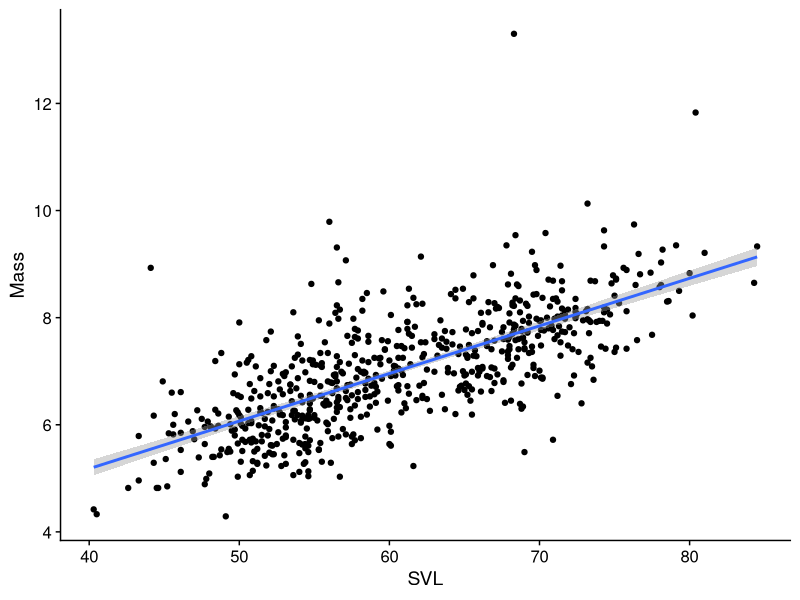
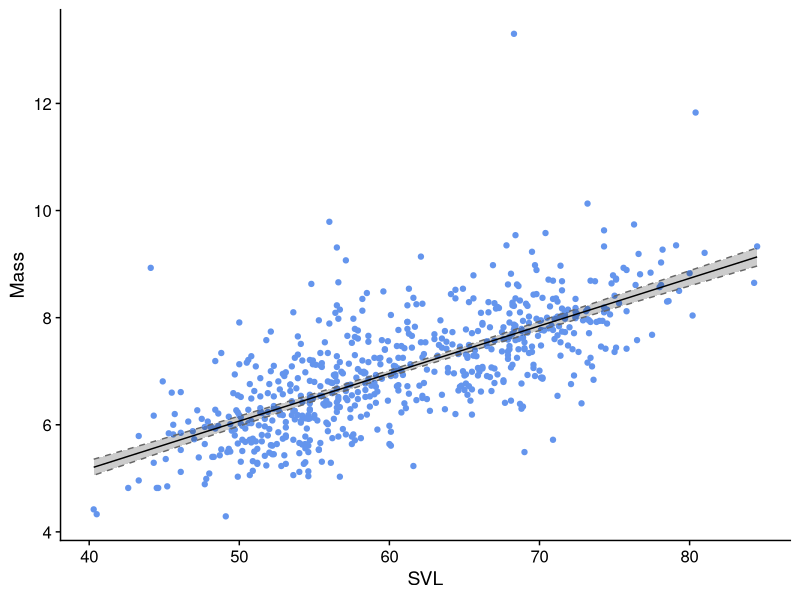
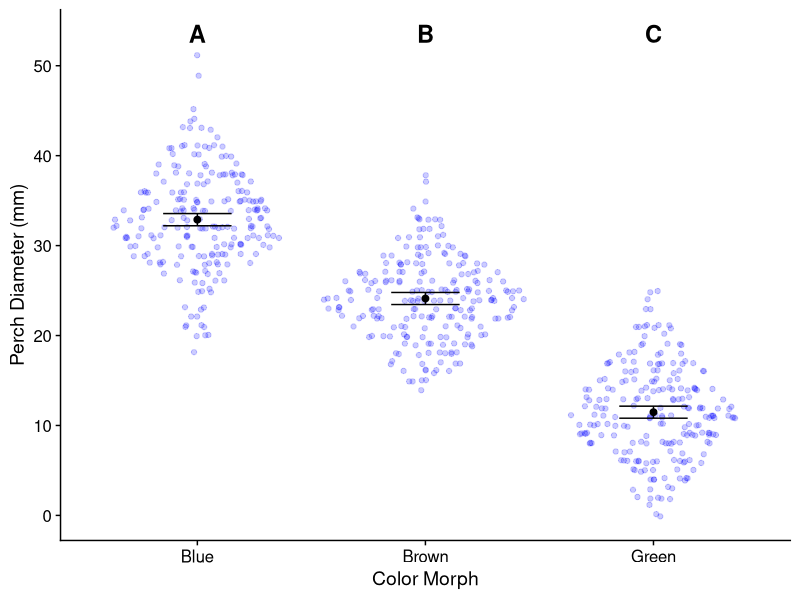
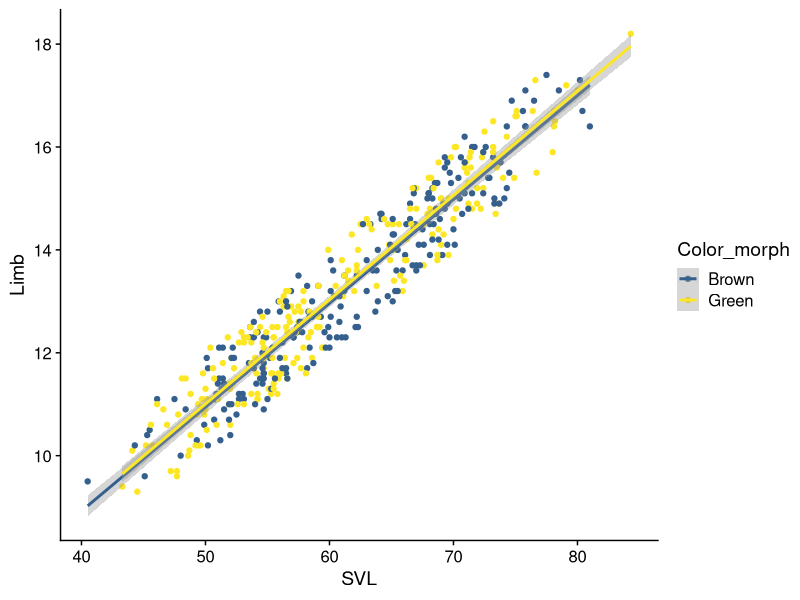
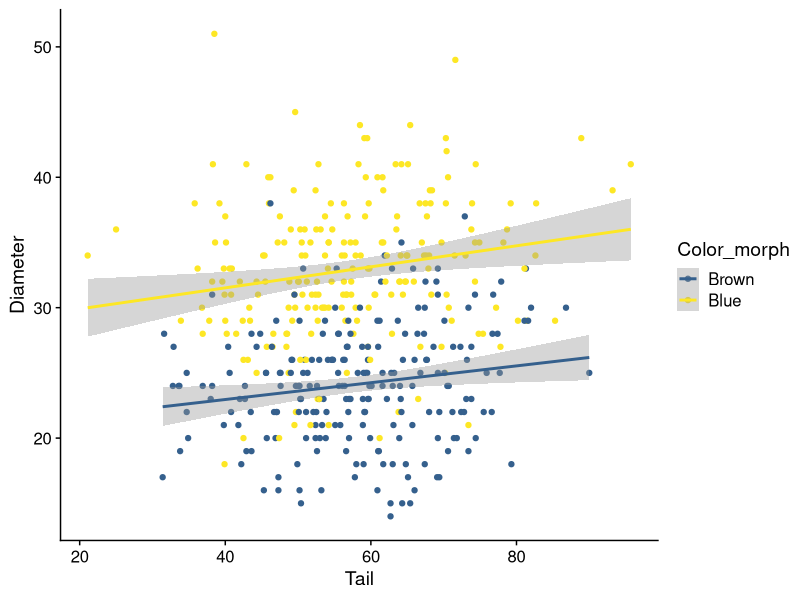
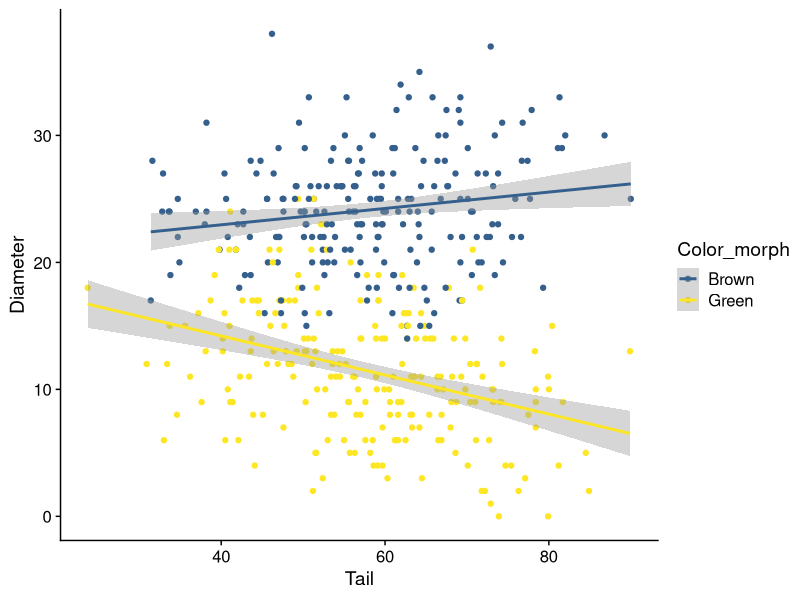
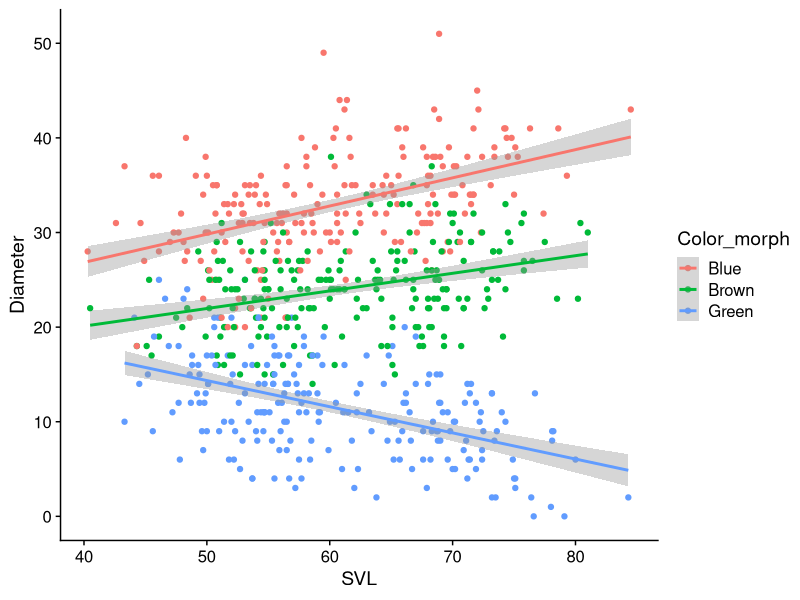

Write R code to recreate these figures, in order.
## ---- chunk 1
# This invisible block is a workaround for Travis CI not having the tidyverse meta-package; 
library(ggplot2)
library(dplyr)
library(readr)
library(tibble)
library(forcats)
library(cowplot)
library(kableExtra)
theme_set(theme_cowplot())
lizards <- read_csv("example_data/anoles.csv") # See Appendix A if you don't have this data
# Capture View()
real_view = View
View = function(x,...){
  # Scrollable table output
  # knitr::kable(head(x))
  x |> head(n = 10) |> 
    kableExtra::kbl() |> 
    kableExtra::kable_paper() |> 
    kableExtra::scroll_box(width = "100%")
} 
## ---- chunk 2
color_levels = c("Red","Green","Blue")
# Randomly select 20 colors from color_levels
color_example = sample(color_levels, size = 20, replace = TRUE)
color_example

# Convert it into a factor
color_as_factor = factor(color_example, levels = color_levels)
color_as_factor
## ---- chunk 3
color_by_perch_tbl <- lizards |> 
  select(Color_morph, Perch_type) |> # select only the columns you want
  table()  # feed them into the table command
color_by_perch_tbl
## ---- chunk 4
color_by_perch_tbl / sum(color_by_perch_tbl)
## ---- chunk 5
chisq.test(color_by_perch_tbl)
## ---- chunk 6
site_a_contingency <- lizards |> 
  filter(Site == "A") |> # cut down the data size
  select(Color_morph, Perch_type) |> # select only the columns you want
  table()  # feed them into the table command
print(site_a_contingency)
chisq.test(site_a_contingency)
## ---- chunk 7
fisher.test(site_a_contingency)
## ---- chunk 8
chisq.test(lizards$Color_morph, lizards$Perch_type)
## ---- chunk 9
simple_reg <- lm(Mass ~ SVL, data = lizards)
simple_reg
## ---- chunk 10
coef(simple_reg)
## ---- chunk 11
summary(simple_reg)
## ---- chunk 12
lizards |> 
  ggplot() + 
  aes(x = SVL, y = Mass) + 
  geom_point() + 
  geom_smooth(method = "lm", # use a linear regression
              se = TRUE, # Include a confidence interval around the line
              level = .95) # the level of the confidence interval; default = 95%

## ---- chunk 13
simple_reg_predictions <- simple_reg |> 
  # Predict fitted values wish 95% confidence intervals
  predict(interval = "confidence", level = .95) |> 
  # The output of predict() is a matrix; that's hard to work with, so...
  as_tibble() # we convert the output of predict() to a data frame (tibble)
simple_reg_plot_data <- lizards |> 
  select(SVL, Mass) |> # we only need these columns
  bind_cols(simple_reg_predictions) # adds columns of simple_reg_preds to our lizards
View(simple_reg_plot_data)
## ---- chunk 14
ggplot(simple_reg_plot_data) + 
  aes(x = SVL) + 
  geom_point(aes(y = Mass), color = "cornflowerblue") + 
  geom_ribbon(aes(ymin = lwr, ymax = upr), 
              fill = alpha("black", .2),  # dark fill with 80% transparency (alpha)
              color = grey(.4), # dark-ish grey border line
              linetype = 2) +   # dotted border line
  geom_line(aes(y = fit))
## ---- chunk 15
# Create a data frame with new predictors
svl_predictors = tibble(SVL = c(20, 150, 600)) # New predictors
mass_predictions <- predict(simple_reg, 
                           newdata = svl_predictors)  # The newdata argument is key here
                                                      # If unspecified, it uses the original data
svl_predictors |> 
  mutate(Mass_estimate = mass_predictions)
## ---- chunk 16
# Fit the model wtih a regression
simple_anova_lm <- lm(Diameter ~ Color_morph, data = lizards) 
# Reformat into traditional ANOVA style; this is usually done with a pipe as part of the previous step
simple_anova <- aov(simple_anova_lm)

# Look at the ANOVA table
simple_anova |> summary()
## ---- chunk 17
summary(simple_anova_lm)
## ---- chunk 18
# make a data frame with just your predictors (distinct removes duplicates)
color_levels <- lizards |> distinct(Color_morph)
color_levels

simple_anova_means <- 
  # Calculate means & 95% CI
  predict(simple_anova, newdata = color_levels, 
                             interval = "confidence", level = 0.95) |> 
    as_tibble() |>  # Convert to data frame
    bind_cols(color_levels) # add the prediction data as more columns
simple_anova_means
## ---- chunk 19
simple_anova |> TukeyHSD()
## ---- chunk 20
# We'll store these in a data frame for later use
anova_means_letters <- simple_anova_means |> 
  arrange(Color_morph) |> # These will be plotted alphabetically, so we'll sort them that way to keep things easy
  mutate(anova_labels = c("A", "B", "C"))
anova_means_letters
## ---- chunk 21
library(ggforce) # for geom_sina()
# We're going to add post-hoc letters to this plot
letter_y_position <- max(lizards$Diameter) * 1.05 # Put letters at the top

anova_plot <- ggplot(lizards) + 
  aes(x = Color_morph) + # Color_morph column is in both lizards AND anova_means_letters
  # Show the raw data
  geom_sina(aes(y = Diameter), # Diameter column is in lizards data frame
            color = alpha("blue", .2)) +  # semi-transparent points
  geom_errorbar(
    aes(ymin = lwr, ymax = upr), # columns lwr and upr are in anova_means_letters
    data = anova_means_letters,    # Use the summary data frame instead of lizards
    color = "black", 
    width = .3 # How wide the error bars are
  ) + 
  geom_point(aes(y = fit), # fit column is in anova_means_letters
             color = "black", size = 2,
             data = anova_means_letters) + 
  geom_text(aes(label = anova_labels), # label is the aesthetic used to indicate text
            y = letter_y_position, # This is a fixed spot, not an aesthetic
            fontface = "bold",
            size = 6, # font size
            data = anova_means_letters) + 
  scale_y_continuous(
    # insure the letters aren't cut off at the top
    limits = c(NA, letter_y_position), # This is the same as ylim()
    breaks = seq(from = 0, to = 50, by = 10), # set axis ticks every 10 points
    name = c("Perch Diameter (mm)") # this is the same as ylab()
  ) + 
  xlab("Color Morph")
anova_plot
## ---- chunk 22
lizards_by_size <- lizards |>
  filter(SVL <= 55 | SVL >= 65) |>  # Remove the lizards of intermediate size
  mutate(Size_class = if_else (SVL >= 65, "big", "small") )# Define Size_class as big or small, based on SVL
## ---- chunk 23
lizard_size_sumary_table <- lizards_by_size |>
  group_by(Size_class) |> # We want to summarize each size class
  summarize(mean = mean(Limb), sd = sd(Limb), var = var(Limb), n = n()) |>
  ungroup()
lizard_size_sumary_table
## ---- chunk 24
lizard_t_test <-  t.test(Limb ~ Size_class, # formula specifies response (on left) and predictor (on right)
                         data = lizards_by_size, 
                         var.equal = FALSE) # Assume unequal variances; this is the default option.
print(lizard_t_test)
## ---- chunk 25
lizard_size_sumary_table |> 
  summarize(mean_diff = diff(mean),
            pooled_variance = sum(var * n) / sum(n) ) |> #weighted mean of variance
  mutate(cohen_d = abs(mean_diff) / sqrt(pooled_variance) ) # COhen's d is always positive, so take abs() of mean_diff 
## ---- chunk 26
lizards_brown_green = lizards |> filter(Color_morph != "Blue") |> 
  mutate(Color_morph = factor(Color_morph, levels = c("Brown", "Green")))
lizards_brown_blue = lizards |> filter(Color_morph != "Green") |> 
  mutate(Color_morph = factor(Color_morph, levels = c("Brown", "Blue")))
## ---- chunk 27
ancova_limb_green = lm(Limb ~ SVL * Color_morph, data = lizards_brown_green)
print(ancova_limb_green)
ancova_limb_blue =lm(Limb ~ SVL * Color_morph, data = lizards_brown_blue)
print(ancova_limb_blue)
## ---- chunk 28
summary(ancova_limb_green)
summary(ancova_limb_blue)
## ---- chunk 29
lizards_brown_green |> ggplot() + aes(x = SVL, y = Limb, color = Color_morph) + 
  geom_point() + geom_smooth(method = 'lm') + scale_color_viridis_d(begin = 0.3, end = 1)

## ---- chunk 30
ancova_dia_blue =lm(Diameter ~ Tail * Color_morph, data = lizards_brown_blue)
print(ancova_dia_blue)
summary(ancova_dia_blue)
lizards_brown_blue |> ggplot() + aes(x = Tail, y = Diameter, color = Color_morph) + 
  geom_point() + geom_smooth(method = 'lm') + scale_color_viridis_d(begin = 0.3, end = 1)
## ---- chunk 31
ancova_dia_blue_noint =lm(Diameter ~ Tail + Color_morph, data = lizards_brown_blue)
summary(ancova_dia_blue_noint)
## ---- chunk 32
ancova_dia_green =lm(Diameter ~ Tail * Color_morph, data = lizards_brown_green)
print(ancova_dia_green)
summary(ancova_dia_green)
lizards_brown_green |> ggplot() + aes(x = Tail, y = Diameter, color = Color_morph) + 
  geom_point() + geom_smooth(method = 'lm') + scale_color_viridis_d(begin = 0.3, end = 1)
## ---- chunk 33
ggplot(lizards, aes(x = SVL, y = Diameter, color = Color_morph)) + 
  geom_point() + 
  geom_smooth(method = 'lm')
